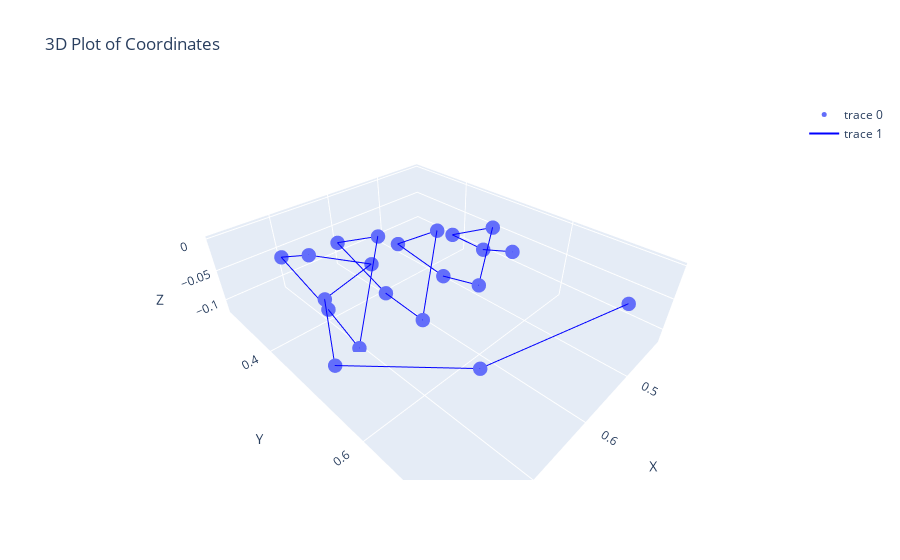

Write notebook code for a chart like this one.
### Code cell
image = eval(df.loc[8200, 'keypoints'])

# Extract x, y, and z coordinates from image
x = [coord[0] for coord in image]
y = [coord[1] for coord in image]
z = [coord[2] for coord in image]

# Create a 3D scatter plot
fig = go.Figure(
    data=[go.Scatter3d(x=x, y=y, z=z, mode='markers', marker=dict(size=5))])

# Add lines connecting the points
fig.add_trace(go.Scatter3d(x=x, y=y, z=z, mode='lines',
              line=dict(color='blue', width=2)))

# Set labels and title
fig.update_layout(scene=dict(xaxis_title='X', yaxis_title='Y',
                  zaxis_title='Z'), title='3D Plot of Coordinates')

# Show the plot
fig.show()

### Figure 1 — Plotly figure (JSON) as saved in the notebook; plotly's stock layout.template omitted (floating-point values rounded to 4 significant figures)
{"data": [{"marker": {"size": 5}, "mode": "markers", "type": "scatter3d", "x": [0.5312, 0.6878, 0.7803, 0.7069, 0.5935, 0.7172, 0.702, 0.7002, 0.7066, 0.6144, 0.6034, 0.6191, 0.6226, 0.5196, 0.5085, 0.5367, 0.5473, 0.4206, 0.4274, 0.4566, 0.4666], "y": [0.7419, 0.6696, 0.5456, 0.4121, 0.3691, 0.4096, 0.2939, 0.4048, 0.4817, 0.4197, 0.2945, 0.4338, 0.516, 0.4412, 0.3342, 0.4715, 0.5493, 0.4696, 0.3879, 0.4814, 0.5434], "z": [-4.321e-07, -0.03728, -0.05497, -0.07442, -0.08728, -0.00138, -0.06042, -0.09959, -0.1187, -0.01043, -0.0747, -0.09766, -0.0993, -0.02876, -0.09911, -0.08849, -0.06218, -0.04965, -0.09154, -0.07109, -0.04513]}, {"line": {"color": "blue", "width": 2}, "mode": "lines", "type": "scatter3d", "x": [0.5312, 0.6878, 0.7803, 0.7069, 0.5935, 0.7172, 0.702, 0.7002, 0.7066, 0.6144, 0.6034, 0.6191, 0.6226, 0.5196, 0.5085, 0.5367, 0.5473, 0.4206, 0.4274, 0.4566, 0.4666], "y": [0.7419, 0.6696, 0.5456, 0.4121, 0.3691, 0.4096, 0.2939, 0.4048, 0.4817, 0.4197, 0.2945, 0.4338, 0.516, 0.4412, 0.3342, 0.4715, 0.5493, 0.4696, 0.3879, 0.4814, 0.5434], "z": [-4.321e-07, -0.03728, -0.05497, -0.07442, -0.08728, -0.00138, -0.06042, -0.09959, -0.1187, -0.01043, -0.0747, -0.09766, -0.0993, -0.02876, -0.09911, -0.08849, -0.06218, -0.04965, -0.09154, -0.07109, -0.04513]}], "layout": {"scene": {"xaxis": {"title": {"text": "X"}}, "yaxis": {"title": {"text": "Y"}}, "zaxis": {"title": {"text": "Z"}}}, "title": {"text": "3D Plot of Coordinates"}}}
